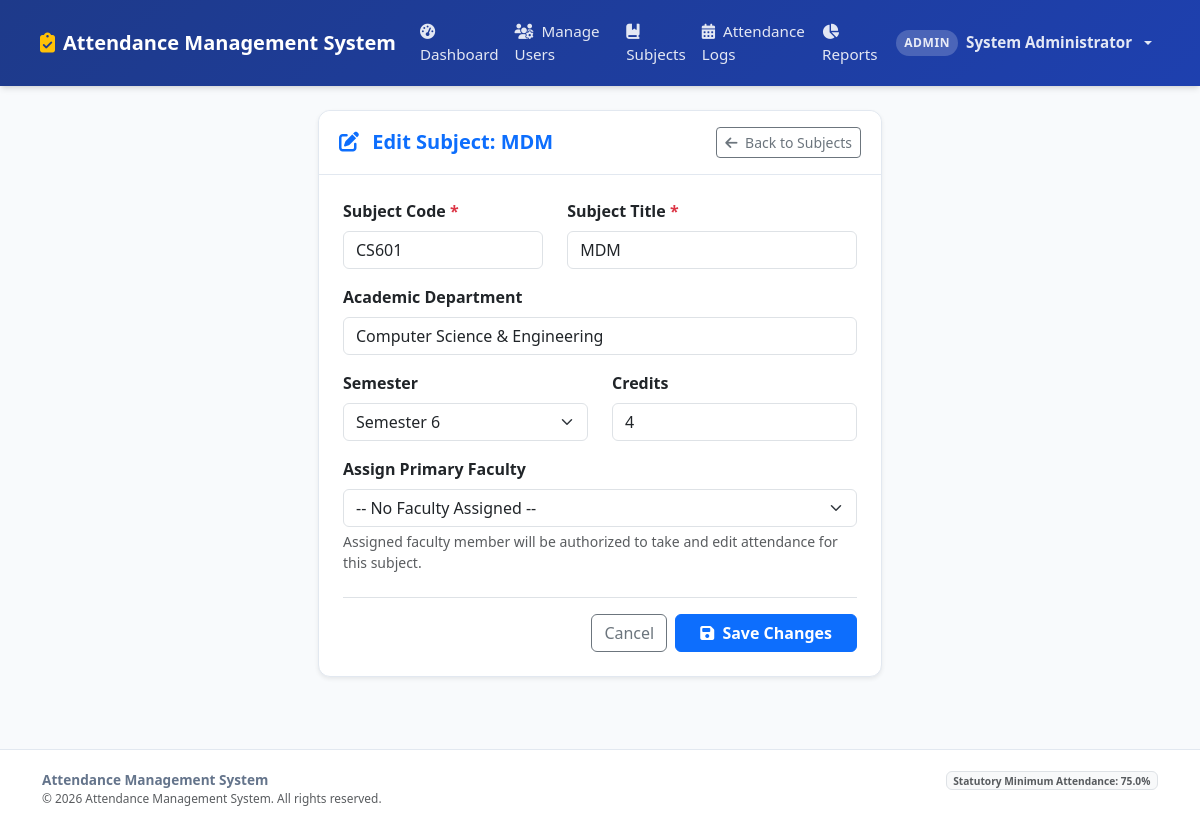
The page /admin/subjects/edit/1 (signed in) on the database its author committed.
### tables this page shows
CREATE TABLE subjects (
        id INTEGER PRIMARY KEY AUTOINCREMENT,
        code TEXT UNIQUE NOT NULL,
        name TEXT NOT NULL,
        department TEXT NOT NULL DEFAULT 'Computer Science & Engineering',
        semester INTEGER NOT NULL DEFAULT 6,
        credits INTEGER NOT NULL DEFAULT 4,
        created_at TIMESTAMP DEFAULT CURRENT_TIMESTAMP
    );

### app.py (the view, shortened to what this page needs)
@app.route('/admin/subjects/edit/<int:subject_id>', methods=['GET', 'POST'])
@role_required('admin')
def admin_edit_subject(subject_id):
    subject = models.get_subject_by_id(subject_id)
    if not subject:
        flash("Subject not found.", "danger")
        return redirect(url_for('admin_subjects'))
    faculty_list = models.get_all_users(role='faculty')
    return render_template('admin/subject_form.html', mode='edit', subject=subject, faculty_list=faculty_list)

### app.py (called while the page is built, shortened)
def role_required(*allowed_roles):
    def decorator(f):
        @wraps(f)
        def decorated_function(*args, **kwargs):
            if 'user_id' not in session:
                flash("Please log in to access this page.", "warning")
                return redirect(url_for('login', next=request.url))
            user_role = session.get('role')
            return f(*args, **kwargs)
        return decorated_function
    return decorator

@app.context_processor
def inject_global_vars():
    return {
        'current_user': {
            'id': session.get('user_id'),
            'username': session.get('username'),
            'role': session.get('role'),
            'full_name': session.get('full_name'),
            'roll_number': session.get('roll_number'),
            'faculty_id': session.get('faculty_id')
        },
        'now': datetime.now(),
        'today_date': date.today().strftime('%Y-%m-%d'),
        'attendance_threshold': Config.ATTENDANCE_THRESHOLD
    }

### database.py (called while the page is built)
def get_db():
    if has_app_context():
        if 'db' not in g:
            g.db = sqlite3.connect(Config.DATABASE)
            g.db.row_factory = sqlite3.Row
            g.db.execute("PRAGMA foreign_keys = ON;")
        return g.db
    return get_standalone_db()

### models.py (called while the page is built, shortened)
def get_all_users(role=None, search=None):
    db = get_db()
    cursor = db.cursor()
    query = """
        SELECT u.id, u.username, u.email, u.role, u.full_name, u.phone, u.is_active, u.created_at,
               s.roll_number, s.department as student_dept, s.semester, s.section,
               f.faculty_id, f.department as faculty_dept, f.designation
        FROM users u
        LEFT JOIN students s ON u.id = s.user_id
        LEFT JOIN faculty f ON u.id = f.user_id
        WHERE 1=1
    """
    params = []
    if role and role in ('admin', 'faculty', 'student'):
        query += " AND u.role = ?"
        params.append(role)
    query += " ORDER BY u.role, u.full_name ASC"
    cursor.execute(query, params)
    return [dict(row) for row in cursor.fetchall()]

def get_subject_by_id(subject_id):
    db = get_db()
    cursor = db.cursor()
    cursor.execute("""
        SELECT s.*, fs.faculty_id
        FROM subjects s
        LEFT JOIN faculty_subjects fs ON s.id = fs.subject_id
        WHERE s.id = ?
    """, (subject_id,))
    row = cursor.fetchone()
    return dict(row) if row else None

### templates/admin/subject_form.html (shortened to what this page needs)
{% extends 'base.html' %}
{% block content %}
<div class="row justify-content-center">
    <div class="col-lg-7 col-xl-6">
        <div class="card shadow-sm">
            <div class="card-header bg-white py-3">
                <div class="d-flex justify-content-between align-items-center">
                    <h5 class="mb-0 fw-bold text-primary">
                        <i class="fa-solid {% if mode == 'create' %}fa-plus{% else %}fa-pen-to-square{% endif %} me-2"></i>
                        {% if mode == 'create' %}Add New Subject{% else %}Edit Subject: {{ subject.name }}{% endif %}
                    </h5>
                    <a href="{{ url_for('admin_subjects') }}" class="btn btn-sm btn-outline-secondary">
                        <i class="fa-solid fa-arrow-left me-1"></i> Back to Subjects
                    </a>
                </div>
            </div>
            <div class="card-body p-4">
                <form method="POST">
                    <div class="row">
                        <div class="col-md-5 mb-3">
                            <label for="code" class="form-label fw-semibold">Subject Code <span class="text-danger">*</span></label>
                            <input type="text" class="form-control text-uppercase" id="code" name="code" value="{{ subject.code if subject else '' }}" placeholder="e.g. CS606" required>
                        </div>
                        <div class="col-md-7 mb-3">
                            <label for="name" class="form-label fw-semibold">Subject Title <span class="text-danger">*</span></label>
                            <input type="text" class="form-control" id="name" name="name" value="{{ subject.name if subject else '' }}" placeholder="e.g. Cloud Computing" required>
                        </div>
                    </div>
                    <div class="mb-3">
                        <label for="department" class="form-label fw-semibold">Academic Department</label>
                        <input type="text" class="form-control" id="department" name="department" value="{{ subject.department if subject else 'Computer Science & Engineering' }}">
                    </div>
                    <div class="row">
                        <div class="col-md-6 mb-3">
                            <label for="semester" class="form-label fw-semibold">Semester</label>
                            <select class="form-select" id="semester" name="semester">
                                {% for s in range(1, 9) %}
                                    <option value="{{ s }}" {% if subject and subject.semester == s or (not subject and s == 6) %}selected{% endif %}>Semester {{ s }}</option>
                                {% endfor %}
                            </select>
                        </div>
                        <div class="col-md-6 mb-3">
                            <label for="credits" class="form-label fw-semibold">Credits</label>
                            <input type="number" class="form-control" id="credits" name="credits" min="1" max="10" value="{{ subject.credits if subject else 4 }}">
                        </div>
                    </div>
                    <div class="mb-4">
                        <label for="faculty_id" class="form-label fw-semibold">Assign Primary Faculty</label>
                        <select class="form-select" id="faculty_id" name="faculty_id">
                            <option value="">-- No Faculty Assigned --</option>
                        </select>
                        <div class="form-text">Assigned faculty member will be authorized to take and edit attendance for this subject.</div>
                    </div>
                    <div class="d-flex justify-content-end gap-2 pt-3 border-top">
                        <a href="{{ url_for('admin_subjects') }}" class="btn btn-outline-secondary">Cancel</a>
                        <button type="submit" class="btn btn-primary fw-semibold px-4">
                            <i class="fa-solid fa-floppy-disk me-1"></i> {% if mode == 'create' %}Create Subject{% else %}Save Changes{% endif %}
                        </button>
                    </div>
                </form>
            </div>
        </div>
    </div>
</div>
{% endblock %}

### static/css/style.css (style rules this page uses)
:root { --primary-color: #1e3a8a; --primary-hover: #172554; --primary-light: #eff6ff; --secondary-color: #475569; --success-color: #059669; --success-light: #ecfdf5; --danger-color: #dc2626; --danger-light: #fef2f2; --warning-color: #d97706; --warning-light: #fffbeb; --info-color: #0284c7; --bg-page: #f8fafc; --card-bg: #ffffff; --text-primary: #1e293b; --text-muted: #64748b; --border-color: #e2e8f0; --shadow-sm: 0 1px 2px 0 rgb(0 0 0 / 0.05); --shadow-md: 0 4px 6px -1px rgb(0 0 0 / 0.1), 0 2px 4px -2px rgb(0 0 0 / 0.1); --shadow-lg: 0 10px 15px -3px rgb(0 0 0 / 0.1), 0 4px 6px -4px rgb(0 0 0 / 0.1); --radius-sm: 0.375rem; --radius-md: 0.5rem; --radius-lg: 0.75rem; }
body { font-family: 'Segoe UI', system-ui, -apple-system, BlinkMacSystemFont, Roboto, sans-serif; background-color: var(--bg-page); color: var(--text-primary); min-height: 100vh; display: flex; flex-direction: column; }
.card { border: 1px solid var(--border-color); border-radius: var(--radius-lg); box-shadow: var(--shadow-sm); background-color: var(--card-bg); transition: transform 0.2s ease, box-shadow 0.2s ease; }
.card-header { background-color: #ffffff; border-bottom: 1px solid var(--border-color); font-weight: 600; padding: 1rem 1.25rem; border-top-left-radius: var(--radius-lg) !important; border-top-right-radius: var(--radius-lg) !important; }

### rows shown on the page
subjects: name "MDM", code "CS601", department "Computer Science & Engineering", semester "Semester 6", credits "4"

### other values the page prints
{{ current_user.role }} "ADMIN"
{{ current_user.full_name }} "System Administrator"
{{ attendance_threshold }} "75.0"
